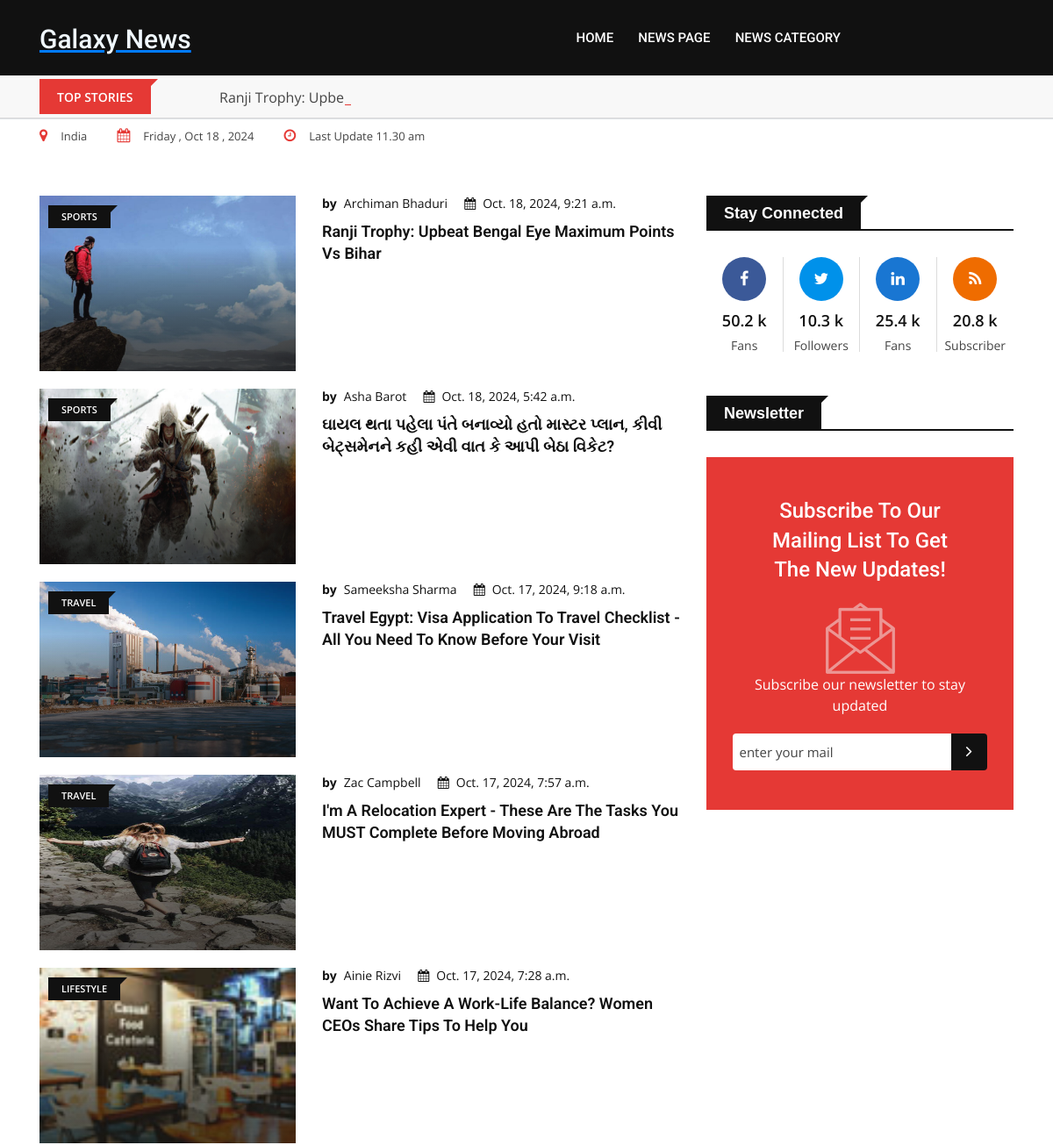
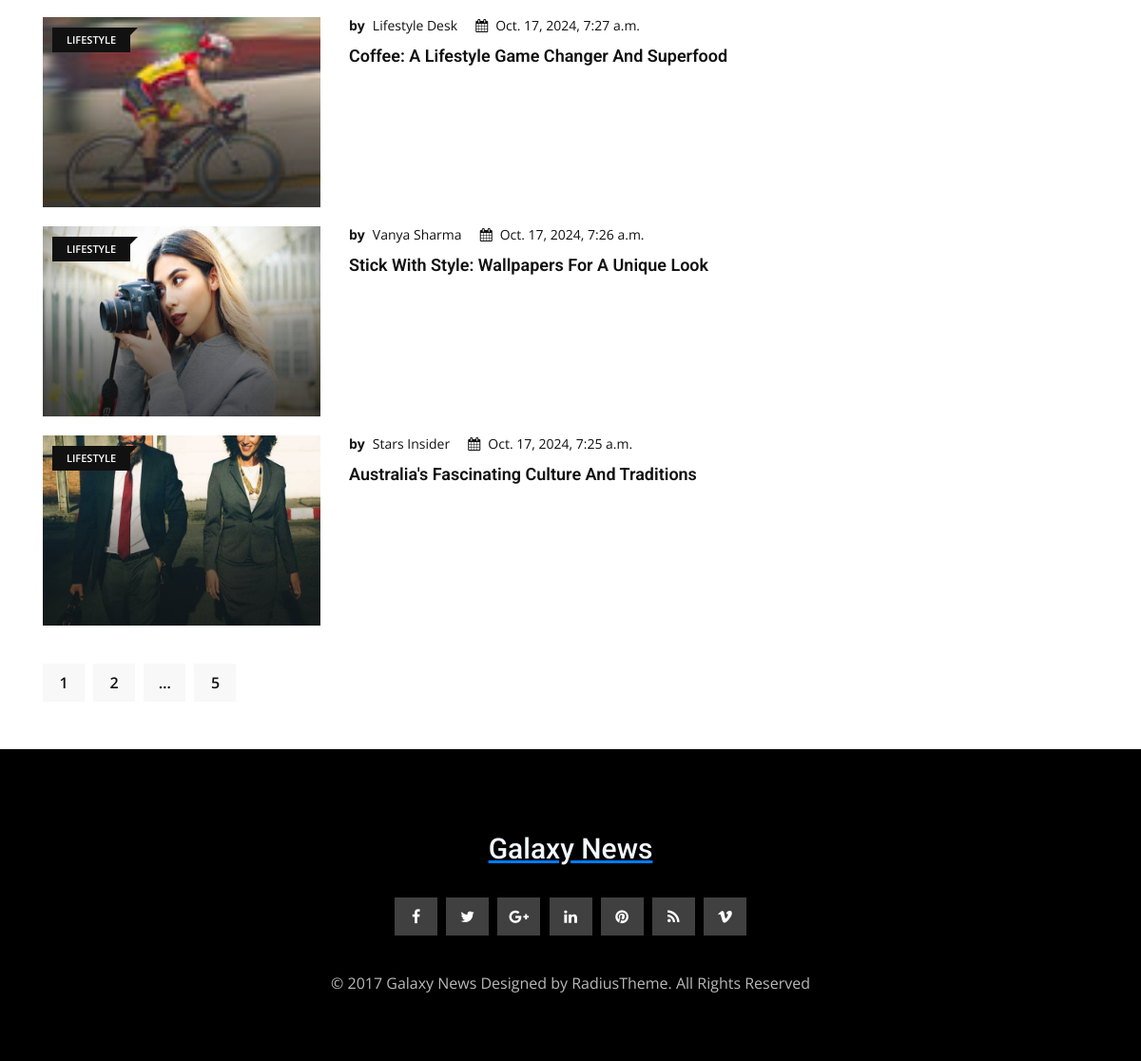
Page /postpage on the committed database (2 pictures, top to bottom).
### newsapp/models.py (models this page shows, shortened)
class news_detail(models.Model):
    newsposition=models.IntegerField(blank=True,null=True)
    othourname=models.CharField(max_length=50,blank=True,null=True)
    date=models.DateTimeField(auto_now_add=True,blank=True,null=True )
    newscetegory=models.ForeignKey(category,on_delete=models.CASCADE ,blank=True,null=True)
    newsheador=models.CharField(max_length=300, blank=True,null=True)
    newscontent=HTMLField(blank=True,null=True)
    newsimg=models.ImageField(upload_to='img',blank=True,null=True)

class category(models.Model):
    newscategory=models.CharField(null=False,max_length=50)
    def __str__(self) -> str:
        return self.newscategory

### newsapp/views.py (the view)
# urls.py: path('postpage', views.postpage, name='postpage'),
def postpage(request):
    uid=news_detail.objects.all()
    cid=category.objects.all()
    uid=news_detail.objects.order_by("-date")
    paginator=Paginator(uid,8)
    page_number=request.GET.get("page",1)
    uid=paginator.get_page(page_number)
    elided=paginator.get_elided_page_range(page_number,on_each_side=1,on_ends=1)
    con={'uid':uid,"cid":cid,"elided":elided}
    return render(request,'postpage.html',con)

### newsapp/templates/postpage.html (shortened to what this page needs)
{% extends 'business.html' %}
{% load static %}
{% block content %}
            <section class="bg-body section-space-less30">
                <div class="container">
                    <div class="row">
                        <div class="col-lg-8 col-md-12">
                            <div class="row">
                                {% for i in uid %}
                                <div class="col-xl-12 col-lg-5 col-md-5 col-sm-12">
                                    <div class="media media-none--lg mb-20">
                                        <div class="position-relative width-40">
                                            <a href="{% url 'singlenews' i.id %}"  class="img-opacity-hover img-overlay-70">
                                                <img src="{{ i.newsimg.url }}" style="height: 200px; width: 300px;" alt="news" class="img-fluid width-100">
                                            </a>
                                            <div class="topic-box-top-xs">
                                                <div class="topic-box-sm color-cod-gray mb-20">{{i.newscetegory}}</div>
                                            </div>
                                        </div>
                                        <div class="media-body p-mb-none-child media-margin30">
                                            <div class="post-date-dark">
                                                <ul>
                                                    <li>
                                                        <span>by</span>
                                                        <a href="{% url 'singlenews' i.id %}">{{i.othourname}}</a>
                                                    </li>
                                                    <li>
                                                        <span>
                                                            <i class="fa fa-calendar" aria-hidden="true"></i>
                                                        </span>{{i.date}}</li>
                                                </ul>
                                            </div>
                                            <h3 class="title-semibold-dark size-lg mb-15">
                                                <a href="{% url 'singlenews' i.id %}">{{i.newsheador}}</a>
                                            </h3>
                                        </div>
                                    </div>
                                </div>
                                {% endfor %}
                            </div>
                            <div class="row mt-20-r mb-30">
                                <div class="col-sm-6 col-12">
                                    <div class="pagination-btn-wrapper text-center--xs mb15--xs">
                                        <ul>
                                        {% for i in elided %}
                                        {% if i == "..." %}
                                        <li class="page-item "><a href="" class="page-link" style="color: rgb(220, 133, 133);">...</a></li>
                                        {% elif pid.number == i %}
                                        <li class="page-item "><a href="?page={{i}}" class="page-link" style="color: rgb(220, 133, 133);">{{i}}</a></li>
                                        <p>You are in page {i}</p>
                                        {% else %}
                                        <li class="page-item "><a href="?page={{i}}">{{i}}</a></li>
                                        {% endif %}
                                        {% endfor %}
                                        </ul>
                                    </div>
                                </div>
                            </div>
                        </div>
                        <div class="ne-sidebar sidebar-break-md col-lg-4 col-md-12">
                            <div class="sidebar-box">
                                <div class="topic-border color-cod-gray mb-30">
                                    <div class="topic-box-lg color-cod-gray">Stay Connected</div>
                                </div>
                                <ul class="stay-connected overflow-hidden">
                                    <li class="facebook">
                                        <a href="#">
                                            <i class="fa fa-facebook" aria-hidden="true"></i>
                                            <div class="connection-quantity">50.2 k</div>
                                            <p>Fans</p>
                                        </a>
                                    </li>
                                    <li class="twitter">
                                        <a href="#">
                                            <i class="fa fa-twitter" aria-hidden="true"></i>
                                            <div class="connection-quantity">10.3 k</div>
                                            <p>Followers</p>
                                        </a>
                                    </li>
                                    <li class="linkedin">
                                        <a href="#">
                                            <i class="fa fa-linkedin" aria-hidden="true"></i>
                                            <div class="connection-quantity">25.4 k</div>
                                            <p>Fans</p>
                                        </a>
                                    </li>
                                    <li class="rss">
                                        <a href="#">
                                            <i class="fa fa-rss" aria-hidden="true"></i>
                                            <div class="connection-quantity">20.8 k</div>
                                            <p>Subscriber</p>
                                        </a>
                                    </li>
                                </ul>
                            </div>
                            <div class="sidebar-box">
                                <div class="topic-border color-cod-gray mb-30">
                                    <div class="topic-box-lg color-cod-gray">Newsletter</div>
                                </div>
                                <div class="newsletter-area bg-primary">
                                    <h2 class="title-medium-light size-xl pl-30 pr-30">Subscribe to our mailing list to get the new updates!</h2>
                                    <img src="{% static 'img/banner/newsletter.png' %}" alt="newsletter" class="img-fluid m-auto mb-15">
                                    <p>Subscribe our newsletter to stay updated</p>
                                    <div class="input-group stylish-input-group">
                                        <input type="text" placeholder="Enter your mail" class="form-control">
                                        <span class="input-group-addon">
                                            <button type="submit">
                                                <i class="fa fa-angle-right" aria-hidden="true"></i>
                                            </button>
                                        </span>
                                    </div>
                                </div>
                            </div>
                        </div>
                    </div>
                </div>
            </section>
            {% endblock %}

### newsapp/templates/business.html (shortened to what this page needs)
{% load static %}
<!doctype html>
<html class="no-js" lang="">
    <head>
        <link rel="stylesheet" href="{% static 'css/normalize.css' %}">
        <link rel="stylesheet" href="{% static 'css/main.css' %}">
        <link rel="stylesheet" href="{% static 'css/bootstrap.min.css' %}">
        <link rel="stylesheet" href="{% static 'css/animate.min.css' %}">
        <link rel="stylesheet" href="{% static 'css/font-awesome.min.css' %}">
        <link rel="stylesheet" href="{% static 'vendor/OwlCarousel/owl.carousel.min.css' %}">
        <link rel="stylesheet" href="{% static 'vendor/OwlCarousel/owl.theme.default.min.css' %}">
        <link rel="stylesheet" href="{% static 'css/meanmenu.min.css' %}">
        <link rel="stylesheet" type="text/css" href="{% static 'css/magnific-popup.css' %}">
        <link rel="stylesheet" href="{% static 'css/hover-min.css' %}">
        <link rel="stylesheet" href="{% static 'style.css' %}">
        <link rel="stylesheet" type="text/css" href="{% static 'css/ie-only.css' %}"/>
    </head>
    <body>
        <div id="wrapper" class="wrapper">
            <header>
                <div id="header-layout1" class="header-style1">
                    <div class="main-menu-area bg-primarytextcolor header-menu-fixed" id="sticker">
                        <div class="container">
                            <div class="row no-gutters d-flex align-items-center">
                                <div class="col-lg-2 d-none d-lg-block">
                                    <div class="logo-area">
                                        <a href="{% url 'index' %}">
                                            <br>
                                            <b><U><h1 style="font-size: 30px; color: aliceblue ; ">Galaxy News</h1></U></b>
                                        </a>
                                    </div>
                                </div>
                                <div class="col-xl-8 col-lg-7 position-static min-height-none">
                                    <div class="ne-main-menu">
                                        <nav id="dropdown">
                                            <ul>
                                                <li>
                                                    <a href="{% url 'index' %}">Home</a>
                                                </li>
                                                <li>
                                                    <a href="{% url 'postpage' %}">News page</a>
                                                </li>
                                                <li>
                                                    <a>News category</a>
                                                </li>
                                            </ul>
                                        </nav>
                                    </div>
                                </div>
                            </div>
                        </div>
                    </div>
                </div>
            </header>
            <section class="bg-accent border-bottom add-top-margin">
                <div class="container">
                    <div class="row no-gutters d-flex align-items-center">
                        <div class="col-lg-2 col-md-3 col-sm-4 col-5">
                            <div class="topic-box mt-4 mb-5">Top Stories</div>
                        </div>
                        <div class="col-lg-10 col-md-9 col-sm-8 col-7">
                            <div class="feeding-text-dark">
                                <ol id="sample" class="ticker">
                                    {% for i in uid %}
                                    <li>
                                        <a href="{% url 'singlenews' i.id %}">{{i.newsheador|safe}}</a>
                                    </li>
                                    {% endfor %}
                                </ol>
                            </div>
                        </div>
                    </div>
                </div>
            </section>
            <section class="bg-body">
                <div class="container">
                    <ul class="news-info-list text-center--sm">
                        <li>
                            <i class="fa fa-map-marker" aria-hidden="true"></i>India</li>
                            <li>
                                <i class="fa fa-calendar" aria-hidden="true"></i><span id="current_date"></span></li>
                                <li>
                                    <i class="fa fa-clock-o" aria-hidden="true"></i>Last Update 11.30 am</li>
                                    </ul>
                                </div>
                            </section>
                            {% block content %}{% endblock %}
            <footer>
                <div class="footer-area-bottom">
                    <div class="container">
                        <div class="row">
                            <div class="col-12 text-center">
                                <a href="{% url 'index' %}" class="footer-logo img-fluid">
                                    <br>
                                            <b><U><h1 style="font-size: 30px; color: aliceblue ; ">Galaxy News</h1></U></b>
                                </a>
                                <ul class="footer-social">
                                    <li>
                                        <a href="#" title="facebook">
                                            <i class="fa fa-facebook" aria-hidden="true"></i>
                                        </a>
                                    </li>
                                    <li>
                                        <a href="#" title="twitter">
                                            <i class="fa fa-twitter" aria-hidden="true"></i>
                                        </a>
                                    </li>
                                    <li>
                                        <a href="#" title="google-plus">
                                            <i class="fa fa-google-plus" aria-hidden="true"></i>
                                        </a>
                                    </li>
                                    <li>
                                        <a href="#" title="linkedin">
                                            <i class="fa fa-linkedin" aria-hidden="true"></i>
                                        </a>
                                    </li>
                                    <li>
                                        <a href="#" title="pinterest">
                                            <i class="fa fa-pinterest" aria-hidden="true"></i>
                                        </a>
                                    </li>
                                    <li>
                                        <a href="#" title="rss">
                                            <i class="fa fa-rss" aria-hidden="true"></i>
                                        </a>
                                    </li>
                                    <li>
                                        <a href="#" title="vimeo">
                                            <i class="fa fa-vimeo" aria-hidden="true"></i>
                                        </a>
                                    </li>
                                </ul>
                                <p>© 2017 Galaxy News Designed by RadiusTheme. All Rights Reserved</p>
                            </div>
                        </div>
                    </div>
                </div>
            </footer>
        </div>
    </body>
</html>

### newsapp/static/css/main.css (style rules this page uses)
html { color:#222;font-size:1em;line-height:1.4 }
audio,canvas,iframe,img,svg,video { vertical-align:middle }

### rows in the picture
news_detail: newsheador "Ranji Trophy: Upbeat…", newsimg (picture), newscetegory "SPORTS", othourname "Archiman Bhaduri", date "Oct. 18, 2024, 9:21 a.m.", newsheador "Ranji Trophy: Upbeat Bengal Eye Maximum Points Vs Bihar"
news_detail: newsimg (picture), newscetegory "SPORTS", othourname "Asha Barot", date "Oct. 18, 2024, 5:42 a.m.", newsheador "ઘાયલ થતા પહેલા પંતે બનાવ્યો હતો માસ્ટર પ્લાન, કીવી બેટ્સમેનને કહી એવી વાત કે આપી બેઠા વિકેટ?"
news_detail: newsimg (picture), newscetegory "TRAVEL", othourname "Sameeksha Sharma", date "Oct. 17, 2024, 9:18 a.m.", newsheador "Travel Egypt: Visa Application To Travel Checklist - All You Need To Know Before Your Visit"
news_detail: newsimg (picture), newscetegory "TRAVEL", othourname "Zac Campbell", date "Oct. 17, 2024, 7:57 a.m.", newsheador "I'm A Relocation Expert - These Are The Tasks You MUST Complete Before Moving Abroad"
news_detail: newsimg (picture), newscetegory "LIFESTYLE", othourname "Ainie Rizvi", date "Oct. 17, 2024, 7:28 a.m.", newsheador "Want To Achieve A Work-Life Balance? Women CEOs Share Tips To Help You"
news_detail: newsimg (picture), newscetegory "LIFESTYLE", othourname "Lifestyle Desk", date "Oct. 17, 2024, 7:27 a.m.", newsheador "Coffee: A Lifestyle Game Changer And Superfood"
news_detail: newsimg (picture), newscetegory "LIFESTYLE", othourname "Vanya Sharma", date "Oct. 17, 2024, 7:26 a.m.", newsheador "Stick With Style: Wallpapers For A Unique Look"
news_detail: newsimg (picture), newscetegory "LIFESTYLE", othourname "Stars Insider", date "Oct. 17, 2024, 7:25 a.m.", newsheador "Australia's Fascinating Culture And Traditions"

### other values in the picture
{{ i }} "1" "2" "…" "5"
